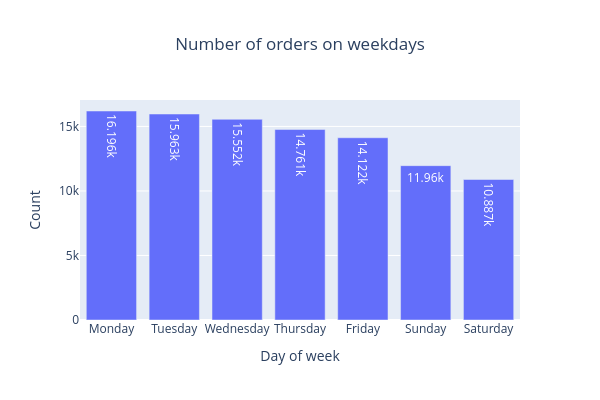

The code cell stored with this chart in its notebook:
### Code cell
order_days = order.groupby('order_purchase_day')['order_id'].nunique().reset_index(name='count').sort_values('count', ascending=False)

bar_plot(order_days['order_purchase_day'],
         order_days['count'],
         'Day of week', 'Count', 'Number of orders on weekdays')

### Figure 1 — Plotly figure (JSON) as saved in the notebook; plotly's stock layout.template omitted (floating-point values rounded to 4 significant figures)
{"data": [{"alignmentgroup": "True", "hovertemplate": "Day of week=%{x}<br>Count=%{y}<extra></extra>", "legendgroup": "", "marker": {"color": "#636efa", "pattern": {"shape": ""}}, "name": "", "offsetgroup": "", "orientation": "v", "showlegend": false, "textposition": "auto", "texttemplate": "%{y}", "type": "bar", "x": ["Monday", "Tuesday", "Wednesday", "Thursday", "Friday", "Sunday", "Saturday"], "xaxis": "x", "y": [16196, 15963, 15552, 14761, 14122, 11960, 10887], "yaxis": "y"}], "layout": {"barmode": "relative", "height": 400, "legend": {"tracegroupgap": 0}, "title": {"text": "Number of orders on weekdays", "x": 0.5}, "width": 600, "xaxis": {"anchor": "y", "domain": [0, 1], "title": {"text": "Day of week"}}, "yaxis": {"anchor": "x", "domain": [0, 1], "title": {"text": "Count"}}}}
